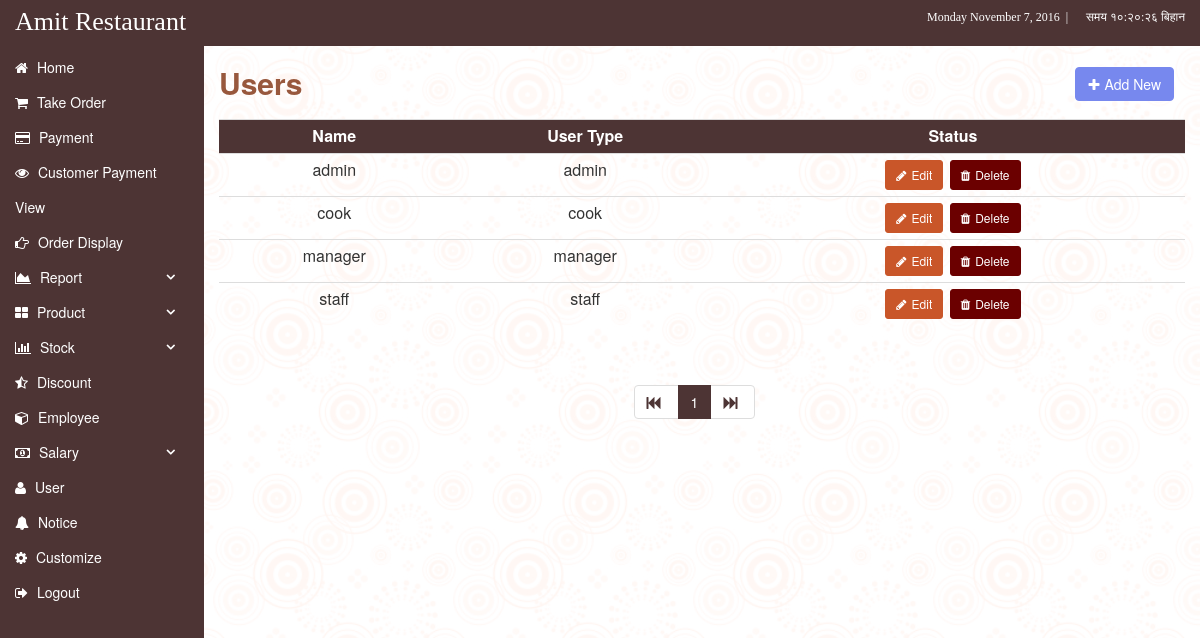
The app's page /users.php (signed in) with its own data.
### tables this page shows
CREATE TABLE `details` (
  `id` int(9) NOT NULL,
  `name` varchar(50) NOT NULL,
  `image` varchar(50) NOT NULL
);

CREATE TABLE `user` (
  `id` int(9) NOT NULL,
  `username` varchar(30) NOT NULL,
  `hashed_password` varchar(50) NOT NULL,
  `user_category` varchar(30) NOT NULL
);

### users.php (the view, shortened to what this page needs)
<?php include ('inc/header.php'); ?>
<h2 class="page-title">Users
<?php if(!user_staff() && !user_cook() && !user_manager()){ ?>
<a href="user-create" class="btn btn-info pull-right"><i class="fa fa-plus"></i>Add New</a>
<?php } ?>
</h2>
<?php
	$num_rec_per_page=10;
	if (isset($_GET["page"])) { $page  = $_GET["page"]; } else { $page=1; };
	$start_from = ($page-1) * $num_rec_per_page;
?>
	<table class="table table-condensed table-hover">
		<tr class="t-head">
			<th>Name</th>
			<th>User Type</th>
			<th>Status</th>
		</tr>
			<?php if( !user_staff() && !user_cook() && !user_manager() ){
					$id_qry = "SELECT * FROM user ORDER BY user_category LIMIT $start_from, $num_rec_per_page";
					 $sel_id = query($id_qry);
					 while ($row = fetch($sel_id))
					 {
          echo "<tr><td>".$row['username'] ."</td><td>".$row['user_category'] ."</td><td>";
          ?>
          	<a class="btn btn-warning btn-sm" href="user-edit.php?val=<?php echo encrypt_decrypt('encrypt',$row['id']); ?>"><i class="fa fa-pencil"></i>Edit</a>
      		<a class="btn btn-danger btn-sm" href="user-delete.php?val=<?php echo encrypt_decrypt('encrypt',$row['id']); ?>" onclick="return confirm('Are you sure?');"><i class="fa fa-trash"></i>Delete</a>
       	<?php
        	echo "</td></tr>";
	    	}
		?>
		<?php }
		?>
	</table>
<div class="clearfix col-xs-12 text-center pagination">
<ul class="pagination">
<?php
	if( !user_staff() && !user_cook() && !user_manager() ){
		$id_qry = "SELECT * FROM user ORDER BY user_category";
		$sel_id = query($id_qry);
		$total_records = num_rows($sel_id);
		$total_pages = ceil($total_records / $num_rec_per_page);
			echo "<li><a href='users.php?page=1'>"."<i class='fa fa-fast-backward text-primary'></i>"."</a></li> ";
			for ($i=1; $i<=$total_pages; $i++) {
	            echo "<li class='";
	            if($page == $i) { echo 'active'; }
	            echo "'><a class='text-primary' href='users.php?page=".$i."'>".$i."</a><li> ";
			};
			echo "<li><a href='users.php?page=$total_pages'>"."<i class='fa fa-fast-forward text-primary'></i>"."</a></li> ";
	}
?>
</ul>
</div>
<?php include ('inc/footer.php'); ?>

### inc/function.php (shortened to what this page needs)
<?php
function query($str) {
    global $connection;
    $sel_query = mysqli_query($connection,$str);
    return $sel_query;
}
function fetch($str) {
    $row = mysqli_fetch_array($str);
    return $row;
}
function num_rows($str) {
    $total_records = mysqli_num_rows($str);
    return $total_records;
}
function the_title(){
    $query = "SELECT name FROM details";
    $result = query($query);
    if($row = fetch($result)){
        echo $row['name'];
    }
}
function encrypt_decrypt($action, $string) {
    $output = false;
    $encrypt_method = "AES-256-CBC";
    $secret_key = 'Your Secret Key key';
    $secret_iv = 'Your Secret Key iv';
    $key = hash('sha256', $secret_key);
    $iv = substr(hash('sha256', $secret_iv), 0, 16);
    if( $action == 'encrypt' ) {
        $output = openssl_encrypt($string, $encrypt_method, $key, 0, $iv);
        $output = base64_encode($output);
    }
    else if( $action == 'decrypt' ){
        $output = openssl_decrypt(base64_decode($string), $encrypt_method, $key, 0, $iv);
    }
    return $output;
}
?>

### css/style.css (style rules this page uses)
body { margin: 0; padding: 0; background: url(../img/background.png); background-attachment: fixed; }
.t-head { background: #4D3434; color: #fff; }
.fa { padding-right: 5px; }
td, th { font-size: 16px; text-align: center; }
.text-primary { color: #4D3434; }
.btn-warning { background-color: #C95629; border-color: #C95629; margin: 1px; }
.btn-danger { background-color: #6B0000; border-color: #6B0000; margin: 1px; }
.btn-info { background-color: #7788EE; border-color: #7788EE; margin: 1px; }
.page-title { color: #98583D; font-weight: 600; padding: 10px 10px 10px 0; }
.pagination > li > a, .pagination > li > span { color: #4D3434; }
.pagination > .active > a, .pagination > .active > span, .pagination > .active > a:hover, .pagination > .active > span:hover, .pagination > .active > a:focus, .pagination > .active > span:focus { background: #4D3434; border-color: #4D3434; }

### records on screen
details: name "Amit Restaurant"
user: username "admin", user_category "admin"
user: username "cook", user_category "cook"
user: username "manager", user_category "manager"
user: username "staff", user_category "staff"
